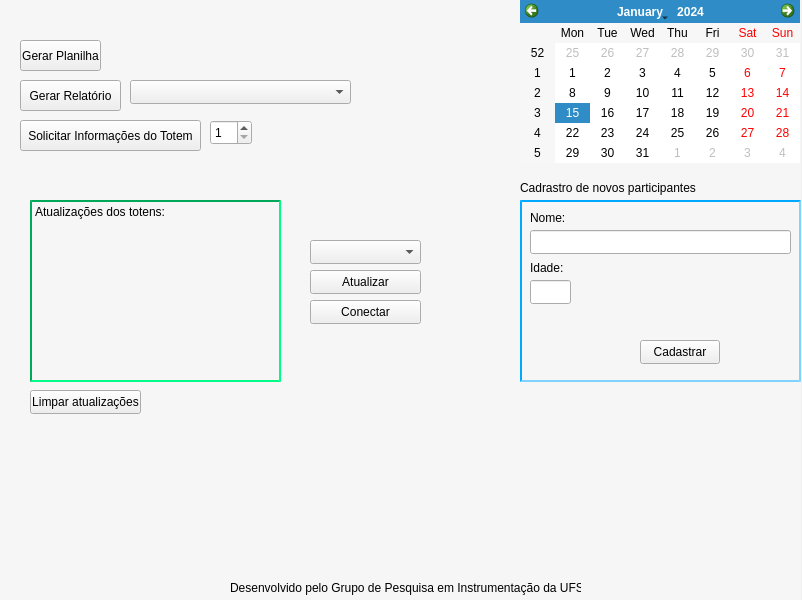
<?xml version="1.0" encoding="UTF-8"?>
<ui version="4.0">
 <class>Widget</class>
 <widget class="QWidget" name="Widget">
  <property name="geometry">
   <rect>
    <x>0</x>
    <y>0</y>
    <width>802</width>
    <height>600</height>
   </rect>
  </property>
  <property name="windowTitle">
   <string>Functional Training Group</string>
  </property>
  <widget class="QPushButton" name="PushButtonGerarRelatorio">
   <property name="geometry">
    <rect>
     <x>20</x>
     <y>80</y>
     <width>101</width>
     <height>31</height>
    </rect>
   </property>
   <property name="text">
    <string>Gerar Relatório</string>
   </property>
  </widget>
  <widget class="QPushButton" name="PushButtonGerarPlanilha">
   <property name="geometry">
    <rect>
     <x>20</x>
     <y>40</y>
     <width>81</width>
     <height>31</height>
    </rect>
   </property>
   <property name="text">
    <string>Gerar Planilha</string>
   </property>
  </widget>
  <widget class="QCalendarWidget" name="calendarWidget">
   <property name="geometry">
    <rect>
     <x>520</x>
     <y>0</y>
     <width>280</width>
     <height>163</height>
    </rect>
   </property>
  </widget>
  <widget class="QLabel" name="label">
   <property name="geometry">
    <rect>
     <x>-10</x>
     <y>460</y>
     <width>191</width>
     <height>141</height>
    </rect>
   </property>
   <property name="text">
    <string/>
   </property>
   <property name="pixmap">
    <pixmap>imagens/calistenia.jpeg</pixmap>
   </property>
   <property name="scaledContents">
    <bool>true</bool>
   </property>
  </widget>
  <widget class="QLabel" name="label_2">
   <property name="geometry">
    <rect>
     <x>640</x>
     <y>440</y>
     <width>161</width>
     <height>151</height>
    </rect>
   </property>
   <property name="text">
    <string/>
   </property>
   <property name="pixmap">
    <pixmap>imagens/FTG.jpeg</pixmap>
   </property>
   <property name="scaledContents">
    <bool>true</bool>
   </property>
  </widget>
  <widget class="QPushButton" name="PushButtonTotem">
   <property name="geometry">
    <rect>
     <x>20</x>
     <y>120</y>
     <width>181</width>
     <height>31</height>
    </rect>
   </property>
   <property name="text">
    <string>Solicitar Informações do Totem</string>
   </property>
  </widget>
  <widget class="QSpinBox" name="spinBoxIDTotem">
   <property name="geometry">
    <rect>
     <x>210</x>
     <y>120</y>
     <width>42</width>
     <height>25</height>
    </rect>
   </property>
   <property name="minimum">
    <number>1</number>
   </property>
   <property name="maximum">
    <number>10</number>
   </property>
  </widget>
  <widget class="QComboBox" name="ComboBoxNomes">
   <property name="geometry">
    <rect>
     <x>130</x>
     <y>80</y>
     <width>221</width>
     <height>24</height>
    </rect>
   </property>
  </widget>
  <widget class="QLabel" name="label_3">
   <property name="geometry">
    <rect>
     <x>230</x>
     <y>580</y>
     <width>351</width>
     <height>16</height>
    </rect>
   </property>
   <property name="text">
    <string>Desenvolvido pelo Grupo de Pesquisa em Instrumentação da UFS. </string>
   </property>
  </widget>
  <widget class="QLabel" name="label_4">
   <property name="geometry">
    <rect>
     <x>-40</x>
     <y>-30</y>
     <width>841</width>
     <height>651</height>
    </rect>
   </property>
   <property name="styleSheet">
    <string notr="true">
background-color: qlineargradient(spread:pad, x1:0, y1:0, x2:1, y2:0, stop:0 rgba(247, 247, 247, 247), stop:1 rgba(247, 247, 247, 247));</string>
   </property>
   <property name="text">
    <string/>
   </property>
   <property name="scaledContents">
    <bool>true</bool>
   </property>
  </widget>
  <widget class="QLabel" name="Atualizacoes">
   <property name="geometry">
    <rect>
     <x>30</x>
     <y>200</y>
     <width>251</width>
     <height>182</height>
    </rect>
   </property>
   <property name="whatsThis">
    <string>&lt;html&gt;&lt;head/&gt;&lt;body&gt;&lt;p align=&quot;justify&quot;&gt;&lt;br/&gt;&lt;/p&gt;&lt;/body&gt;&lt;/html&gt;</string>
   </property>
   <property name="styleSheet">
    <string notr="true">border-color: rgb(0, 168, 90);
border-width : 2px;
border-style: inset;

</string>
   </property>
   <property name="text">
    <string>Atualizações dos totens:</string>
   </property>
   <property name="alignment">
    <set>Qt::AlignLeading|Qt::AlignLeft|Qt::AlignTop</set>
   </property>
  </widget>
  <widget class="QPushButton" name="PushButtonLimparAtualizacoes">
   <property name="geometry">
    <rect>
     <x>30</x>
     <y>390</y>
     <width>111</width>
     <height>24</height>
    </rect>
   </property>
   <property name="text">
    <string>Limpar atualizações</string>
   </property>
  </widget>
  <widget class="QLabel" name="label_5">
   <property name="geometry">
    <rect>
     <x>230</x>
     <y>430</y>
     <width>341</width>
     <height>151</height>
    </rect>
   </property>
   <property name="text">
    <string/>
   </property>
   <property name="pixmap">
    <pixmap>imagens/LOGOS-20241002T010036Z-001/LOGOS/g3743.png</pixmap>
   </property>
   <property name="scaledContents">
    <bool>true</bool>
   </property>
  </widget>
  <widget class="QLabel" name="Atualizacoes_2">
   <property name="geometry">
    <rect>
     <x>520</x>
     <y>200</y>
     <width>281</width>
     <height>182</height>
    </rect>
   </property>
   <property name="whatsThis">
    <string>&lt;html&gt;&lt;head/&gt;&lt;body&gt;&lt;p align=&quot;justify&quot;&gt;&lt;br/&gt;&lt;/p&gt;&lt;/body&gt;&lt;/html&gt;</string>
   </property>
   <property name="styleSheet">
    <string notr="true">border-color: rgb(0, 168, 255);
border-width : 2px;
border-style: inset;

</string>
   </property>
   <property name="text">
    <string/>
   </property>
   <property name="alignment">
    <set>Qt::AlignLeading|Qt::AlignLeft|Qt::AlignTop</set>
   </property>
  </widget>
  <widget class="QLineEdit" name="lineEditNome">
   <property name="geometry">
    <rect>
     <x>530</x>
     <y>230</y>
     <width>261</width>
     <height>24</height>
    </rect>
   </property>
  </widget>
  <widget class="QLabel" name="label_6">
   <property name="geometry">
    <rect>
     <x>520</x>
     <y>180</y>
     <width>181</width>
     <height>16</height>
    </rect>
   </property>
   <property name="text">
    <string>Cadrastro de novos participantes</string>
   </property>
  </widget>
  <widget class="QLabel" name="label_7">
   <property name="geometry">
    <rect>
     <x>530</x>
     <y>210</y>
     <width>49</width>
     <height>16</height>
    </rect>
   </property>
   <property name="text">
    <string>Nome:</string>
   </property>
  </widget>
  <widget class="QLabel" name="label_8">
   <property name="geometry">
    <rect>
     <x>530</x>
     <y>260</y>
     <width>49</width>
     <height>16</height>
    </rect>
   </property>
   <property name="text">
    <string>Idade:</string>
   </property>
  </widget>
  <widget class="QLineEdit" name="lineEditIdade">
   <property name="geometry">
    <rect>
     <x>530</x>
     <y>280</y>
     <width>41</width>
     <height>24</height>
    </rect>
   </property>
  </widget>
  <widget class="QPushButton" name="PushButtonCadastro">
   <property name="geometry">
    <rect>
     <x>640</x>
     <y>340</y>
     <width>80</width>
     <height>24</height>
    </rect>
   </property>
   <property name="text">
    <string>Cadastrar</string>
   </property>
  </widget>
  <widget class="QLabel" name="labelAvisoCadastro">
   <property name="geometry">
    <rect>
     <x>530</x>
     <y>310</y>
     <width>251</width>
     <height>16</height>
    </rect>
   </property>
   <property name="styleSheet">
    <string notr="true">color: rgb(255, 0, 0);</string>
   </property>
   <property name="text">
    <string/>
   </property>
  </widget>
  <widget class="QComboBox" name="comboBoxUSB">
   <property name="geometry">
    <rect>
     <x>310</x>
     <y>240</y>
     <width>111</width>
     <height>24</height>
    </rect>
   </property>
  </widget>
  <widget class="QPushButton" name="pushButtonUSB">
   <property name="geometry">
    <rect>
     <x>310</x>
     <y>300</y>
     <width>111</width>
     <height>24</height>
    </rect>
   </property>
   <property name="text">
    <string>Conectar</string>
   </property>
  </widget>
  <widget class="QPushButton" name="pushButtonUSB2">
   <property name="geometry">
    <rect>
     <x>310</x>
     <y>270</y>
     <width>111</width>
     <height>24</height>
    </rect>
   </property>
   <property name="text">
    <string>Atualizar</string>
   </property>
  </widget>
  <zorder>label_4</zorder>
  <zorder>PushButtonGerarRelatorio</zorder>
  <zorder>PushButtonGerarPlanilha</zorder>
  <zorder>calendarWidget</zorder>
  <zorder>label</zorder>
  <zorder>PushButtonTotem</zorder>
  <zorder>spinBoxIDTotem</zorder>
  <zorder>ComboBoxNomes</zorder>
  <zorder>label_3</zorder>
  <zorder>label_2</zorder>
  <zorder>Atualizacoes</zorder>
  <zorder>PushButtonLimparAtualizacoes</zorder>
  <zorder>label_5</zorder>
  <zorder>Atualizacoes_2</zorder>
  <zorder>lineEditNome</zorder>
  <zorder>label_6</zorder>
  <zorder>label_7</zorder>
  <zorder>label_8</zorder>
  <zorder>lineEditIdade</zorder>
  <zorder>PushButtonCadastro</zorder>
  <zorder>labelAvisoCadastro</zorder>
  <zorder>comboBoxUSB</zorder>
  <zorder>pushButtonUSB</zorder>
  <zorder>pushButtonUSB2</zorder>
 </widget>
 <resources/>
 <connections/>
</ui>
